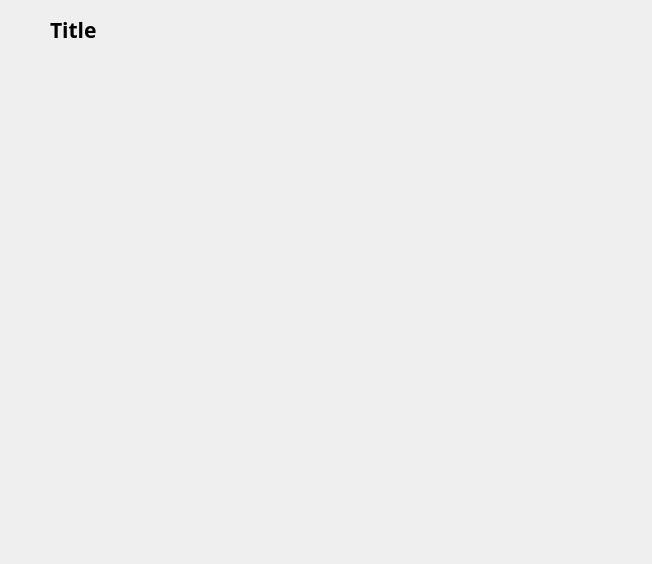
<?xml version="1.0" encoding="UTF-8"?>
<ui version="4.0">
 <class>subWindow1</class>
 <widget class="QWidget" name="subWindow1">
  <property name="geometry">
   <rect>
    <x>0</x>
    <y>0</y>
    <width>652</width>
    <height>564</height>
   </rect>
  </property>
  <property name="windowTitle">
   <string>Form</string>
  </property>
  <widget class="QLabel" name="title">
   <property name="geometry">
    <rect>
     <x>50</x>
     <y>10</y>
     <width>501</width>
     <height>41</height>
    </rect>
   </property>
   <property name="font">
    <font>
     <family>標楷體</family>
     <pointsize>16</pointsize>
    </font>
   </property>
   <property name="text">
    <string>&lt;html&gt;&lt;head/&gt;&lt;body&gt;&lt;p&gt;&lt;span style=&quot; font-weight:600;&quot;&gt;Title&lt;/span&gt;&lt;/p&gt;&lt;/body&gt;&lt;/html&gt;</string>
   </property>
   <property name="alignment">
    <set>Qt::AlignLeading|Qt::AlignLeft|Qt::AlignVCenter</set>
   </property>
  </widget>
  <widget class="QWidget" name="widget" native="true">
   <property name="geometry">
    <rect>
     <x>20</x>
     <y>50</y>
     <width>601</width>
     <height>501</height>
    </rect>
   </property>
  </widget>
 </widget>
 <resources/>
 <connections/>
</ui>
